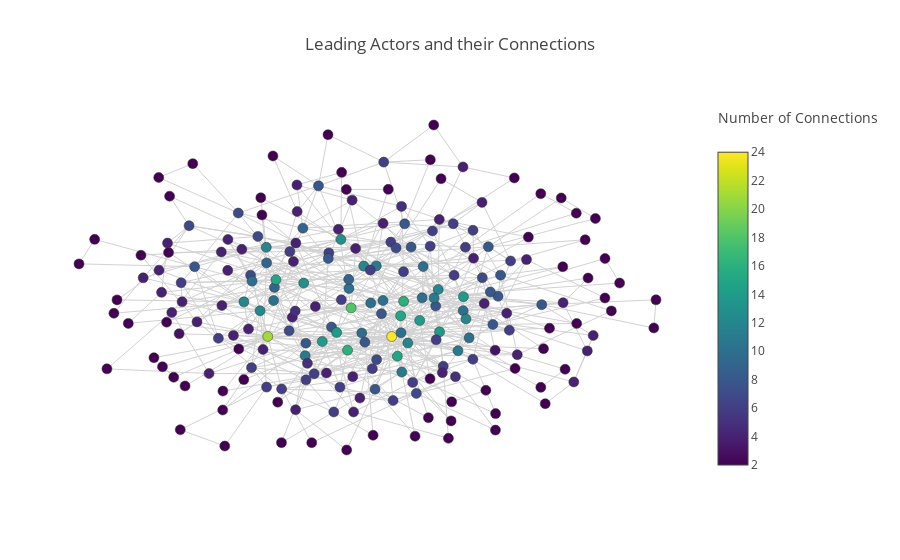

Notebook code for this chart:
### Code cell
Xv=[pos[k][0] for k in nodes]
Yv=[pos[k][1] for k in nodes]
Xed=[]
Yed=[]
for edge in edges:
    Xed+=[pos[edge[0]][0],pos[edge[1]][0], None]
    Yed+=[pos[edge[0]][1],pos[edge[1]][1], None] 
    
trace3=Scatter(x=Xed,
               y=Yed,
               mode='lines',
               line=Line(color='rgb(210,210,210)', width=1),
               hoverinfo='none'
               )
trace4=Scatter(x=Xv,
               y=Yv,
               mode='markers',
               name='net',
               marker=Marker(symbol='dot',
                             size=10, 
               showscale=True,
               colorscale = 'Viridis',
               reversescale = False,
                             
               colorbar=ColorBar(title='Number of Connections<br> &nbsp;', tickvals=[2,4,6,8,10,12,14,16,18,20,22,24]),

               color= list(d.values()),
               line=Line(color='rgb(50,50,50)', width=0.5)
               ),
               text=nodes,
               hoverinfo='text'
               )
    
    

layout=Layout(title= "Leading Actors and their Connections",  
    font= Font(size=12),
    showlegend=False, 
    xaxis=XAxis(showgrid=False, zeroline=False, showticklabels=False),
    yaxis=YAxis(showgrid=False, zeroline=False, showticklabels=False),
    margin=Margin(
        l=40,
        r=40,
        b=85,
        t=100,
    ),         
    )

data1=Data([trace3, trace4])
fig1=Figure(data=data1, layout=layout)
iplot(fig1)

### Figure 1 — Plotly figure (JSON) as saved in the notebook; plotly's stock layout.template omitted (floating-point values rounded to 4 significant figures; data arrays with more than 128 entries replaced by an {"elided": "..."} marker saying what was removed)
{"data": [{"hoverinfo": "none", "line": {"color": "rgb(210,210,210)", "width": 1}, "mode": "lines", "type": "scatter", "x": {"elided": "1857 float values"}, "y": {"elided": "1857 float values"}}, {"hoverinfo": "text", "marker": {"color": {"elided": "216 int values"}, "colorbar": {"tickvals": [2, 4, 6, 8, 10, 12, 14, 16, 18, 20, 22, 24], "title": "Number of Connections<br> &nbsp;"}, "colorscale": "Viridis", "line": {"color": "rgb(50,50,50)", "width": 0.5}, "reversescale": false, "showscale": true, "size": 10, "symbol": "dot"}, "mode": "markers", "name": "net", "text": {"elided": "216 str values"}, "type": "scatter", "x": {"elided": "216 float values"}, "y": {"elided": "216 float values"}}], "layout": {"font": {"size": 12}, "margin": {"b": 85, "l": 40, "r": 40, "t": 100}, "showlegend": false, "title": "Leading Actors and their Connections", "xaxis": {"showgrid": false, "showticklabels": false, "zeroline": false}, "yaxis": {"showgrid": false, "showticklabels": false, "zeroline": false}}}
